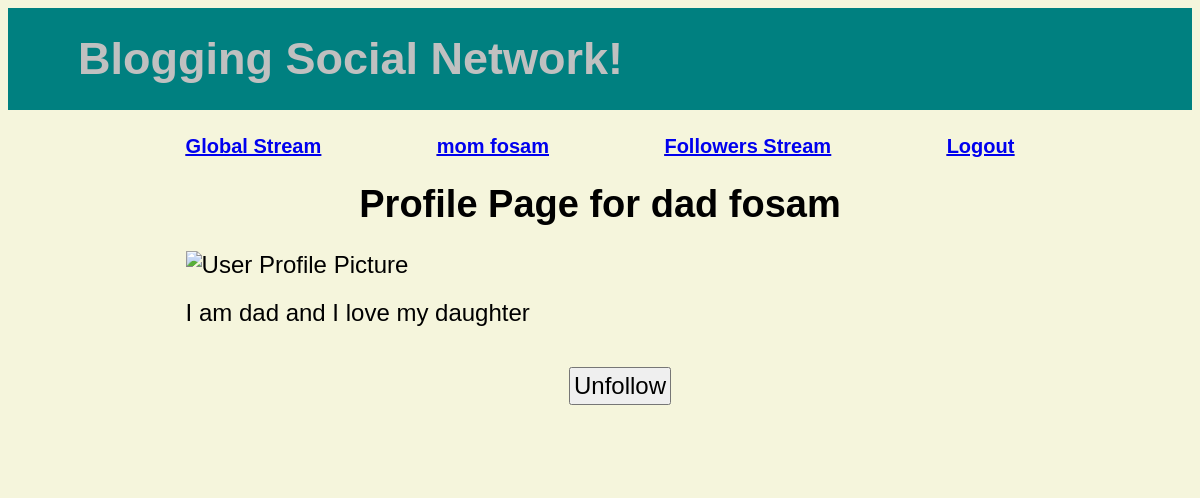
/socialnetwork/follower_page/2 (signed in), run on the app's committed database.
### socialnetwork/models.py (models this page shows)
class Profile(models.Model): #one to one relationship with users, many to many relationship between users
    bio = models.CharField(max_length = 200)
    profile_pic = models.FileField(blank=True)
    user = models.OneToOneField(User, on_delete=models.PROTECT) #these are the followers on a profile i think
    content_type = models.CharField(blank=True, max_length=50)
    following = models.ManyToManyField(User, related_name='followers')
    def __str__(self):
        return f"Profile(id={self.id}, bio = {self.bio}, profile_pic={self.profile_pic}, user={self.user}, content_type={self.content_type}, following={self.following})"

### socialnetwork/views.py (the view)
# urls.py: path('follower_page/<int:user_id>', views.follower_page_action, name='follower_page'), #this shows the profile page of someone you're following
@login_required
def follower_page_action(request, user_id):
    print("other profile start")
    user = get_object_or_404(User, id=user_id)
    user_profile = get_object_or_404(Profile, user=user)
    print(user_profile)
    context = {'profile': user_profile}
    return render(request, 'socialnetwork/follower_page.html', context)

### socialnetwork/templates/socialnetwork/follower_page.html (shortened to what this page needs)
{% extends "socialnetwork/base.html" %}
{% load static %}
{% block content %}
    <div class = "id_register_link" id = "id_register_link">
        <a id = "id_nav_global_stream" href="{% url 'stream' %}">Global Stream</a>
        <a id = "id_nav_profile" href="{% url 'profile' %}">{{ user.first_name }} {{ user.last_name }}</a>
        <a id = "id_nav_follower_stream" href="{% url 'follower_stream' %}">Followers Stream</a>
        <a id = "id_nav_logout" href="{% url 'logout' %}">Logout</a>
    </div>
    <div class = "id_page_name" id = "id_page_name">Profile Page for {{ profile.user.first_name }} {{ profile.user.last_name }}</div>
    {% if profile.profile_pic %}
        <img id="id_user_picture" src="{% url 'photo' profile.user.id %}" alt="User Profile Picture" width="150">
    {% else %}
        <img id = "id_user_picture" src = "{% static 'socialnetwork/profile_pic.png' %}" alt = "user profile picture">
    {% endif %}
    <div id ="id_user_bio">
        {{ profile.bio }}
    </div>
    {% if profile.user in request.user.profile.following.all %}
        <form action ="{% url 'unfollow' profile.user.id %}" method = "POST">
            <button id="id_unfollow">Unfollow</button>
        </form>
    {% else %}
    <form action ="{% url 'follow' profile.user.id %}" method = "POST">
        <button id="id_follow">Follow</button>
        {% csrf_token %}
    </form>
    {% endif %}
{% endblock %}

### socialnetwork/static/socialnetwork/base.css (style rules this page uses)
.body { background-color: beige; }
.id_page_name { padding: 25px; text-align: center; font-weight: bold; font-size: 38px; }
.id_register_link, .id_login_link { text-align:right; font-weight:bold; font-size: 20px; text-decoration: underline; display: flex; justify-content: space-between; gap: 20px; }
form { display: flex; justify-content: center; width: 100%; margin: 20px auto; padding: 20px; font-size: x-large; }
button { font-size: x-large; padding: 3px; }
#id_user_picture { margin-bottom: 20px; width: 150px; height: auto; justify-content: center; }

### data on the page
Profile: user.first_name "dad", user.last_name "fosam", bio "I am dad and I love my daughter"

### other printed values
{{ user.first_name }} "mom"
{{ user.last_name }} "fosam"
